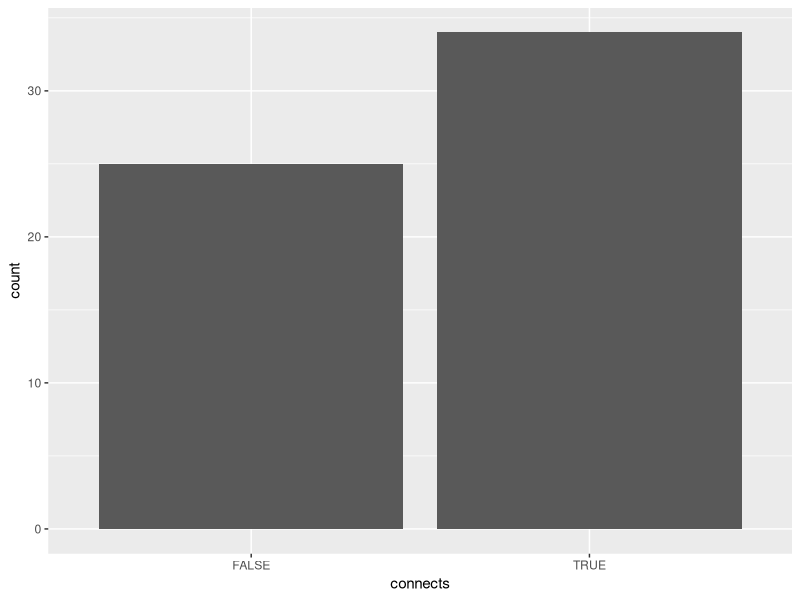
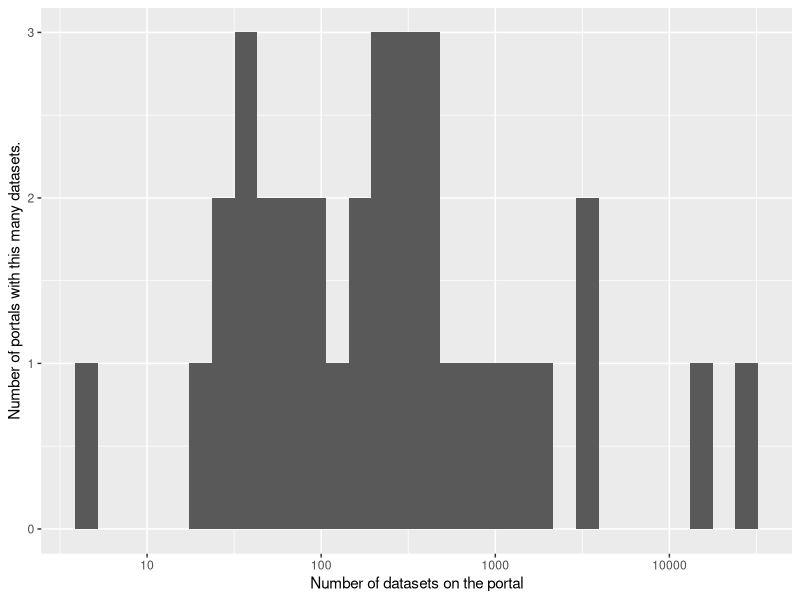
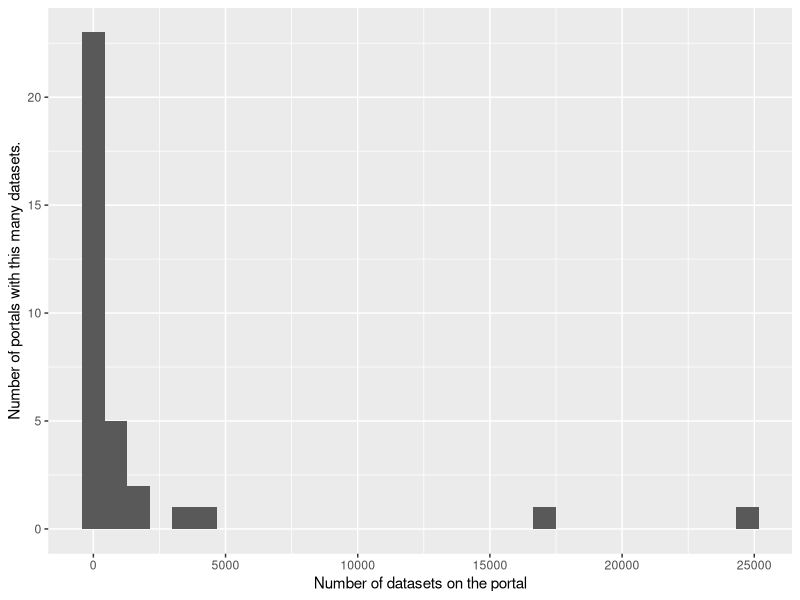
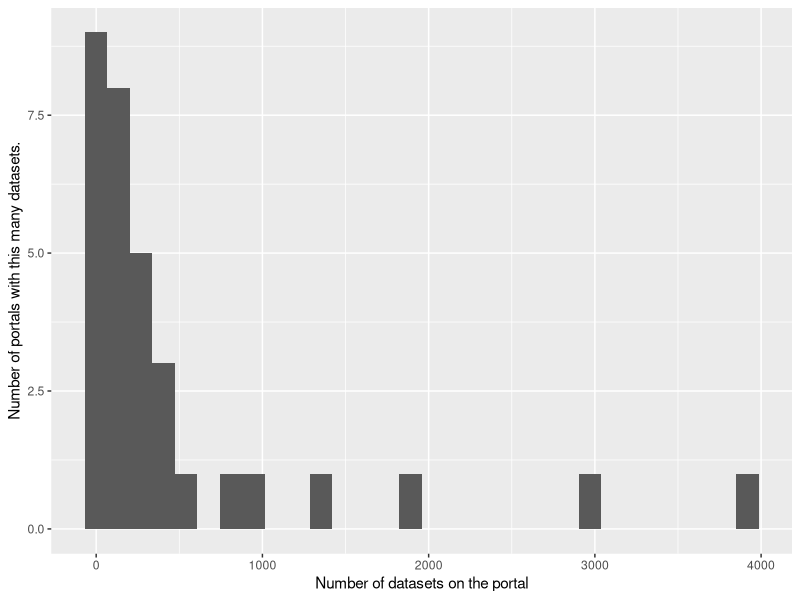

The R source for these figures, in order:
library(ggplot2)

portals <- read.csv('ckan_workingness.csv')
p1 <- ggplot(portals) + aes(x = connects) + geom_bar()
p2 <- ggplot(subset(portals, connects)) + aes(x = datasets) +
  geom_histogram() +
  scale_x_log10('Number of datasets on the portal', breaks = 10^(0:5)) +
  scale_y_continuous('Number of portals with this many datasets.')

p3 <- ggplot(subset(portals, connects)) +
  aes(x = datasets) + geom_histogram() +
  scale_x_continuous('Number of datasets on the portal') +
  scale_y_continuous('Number of portals with this many datasets.')

p4 <- ggplot(subset(portals, connects & datasets < 10000)) +
  aes(x = datasets) + geom_histogram() +
  scale_x_continuous('Number of datasets on the portal') +
  scale_y_continuous('Number of portals with this many datasets.')


# print(p1)
# print(p2)
# print(p4)

print(subset(portals, datasets > 1000))


# And then, what's wrong with the non-connecting portals?
